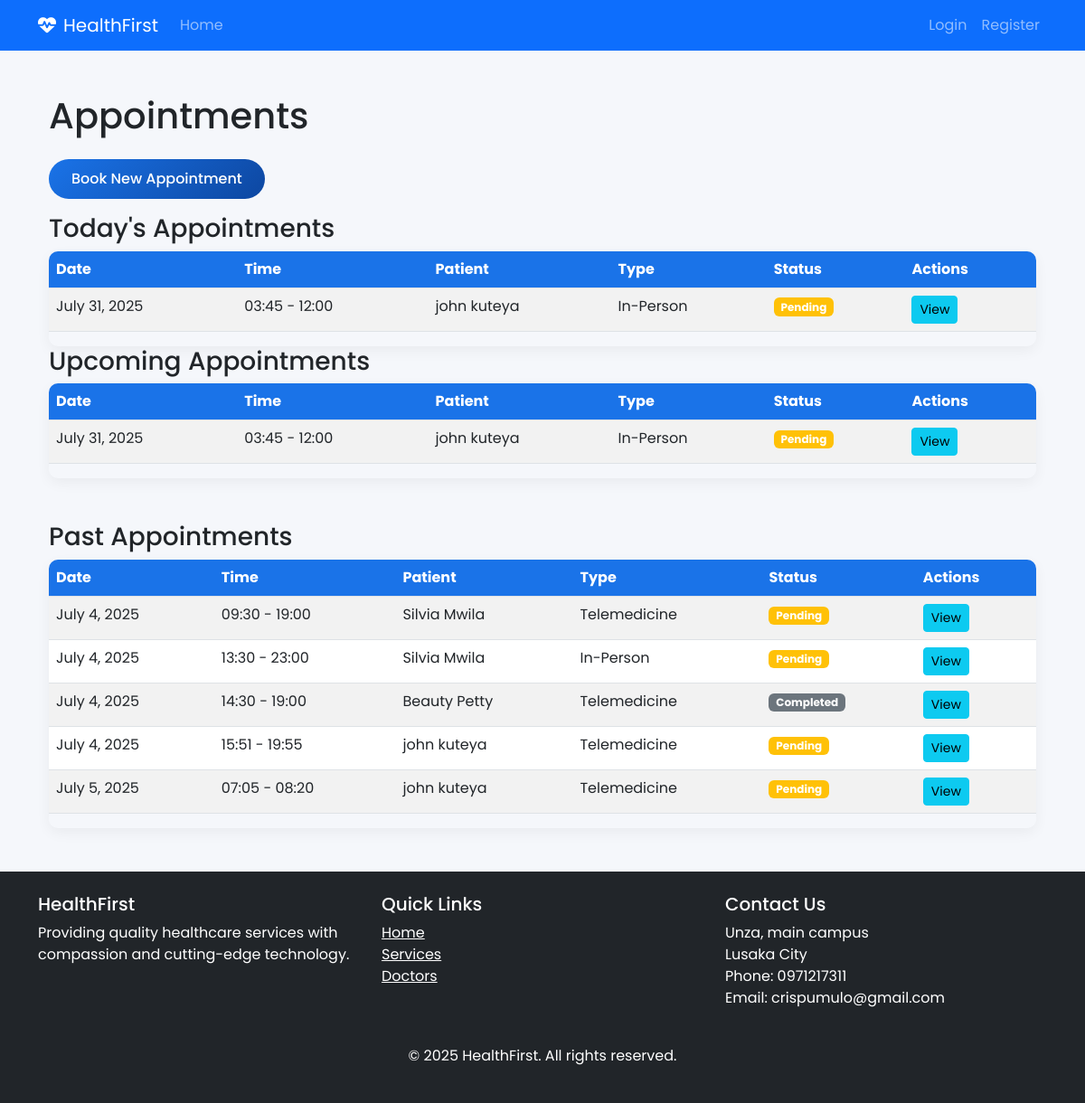
The app's page /appointments/ with its own data.
### appointments/models.py (models this page shows, shortened)
class Appointment(models.Model):
    STATUS_CHOICES = (
        ('pending', 'Pending'),
        ('confirmed', 'Confirmed'),
        ('completed', 'Completed'),
        ('cancelled', 'Cancelled'),
    )
    APPOINTMENT_TYPE_CHOICES = (
        ('in_person', 'In-Person'),
        ('telemedicine', 'Telemedicine'),
    )
    patient = models.ForeignKey(Patient, on_delete=models.CASCADE, related_name='appointments')
    doctor = models.ForeignKey(Doctor, on_delete=models.CASCADE, related_name='appointments')
    date = models.DateField()
    start_time = models.TimeField()
    end_time = models.TimeField()
    reason = models.TextField(blank=True, null=True)
    status = models.CharField(max_length=20, choices=STATUS_CHOICES, default='pending')
    appointment_type = models.CharField(max_length=20, choices=APPOINTMENT_TYPE_CHOICES, default='in_person')
    notes = models.TextField(blank=True, null=True)
    created_at = models.DateTimeField(auto_now_add=True)
    updated_at = models.DateTimeField(auto_now=True)
    class Meta:
        ordering = ['date', 'start_time']
        unique_together = ('doctor', 'date', 'start_time')

### patients/models.py (models this page shows, shortened)
class Patient(models.Model):
    GENDER_CHOICES = (
        ('M', 'Male'),
        ('F', 'Female'),
        ('O', 'Other'),
    )
    BLOOD_GROUP_CHOICES = (
        ('A+', 'A+'),
        ('A-', 'A-'),
        ('B+', 'B+'),
        ('B-', 'B-'),
        ('AB+', 'AB+'),
        ('AB-', 'AB-'),
        ('O+', 'O+'),
        ('O-', 'O-'),
    )
    user = models.OneToOneField(User, on_delete=models.CASCADE, related_name='patient_profile')
    date_of_birth = models.DateField(null=True, blank=True)
    gender = models.CharField(max_length=1, choices=GENDER_CHOICES, null=True, blank=True)
    blood_group = models.CharField(max_length=5, choices=BLOOD_GROUP_CHOICES, blank=True, null=True)
    height = models.CharField(max_length=10, blank=True, null=True)
    weight = models.DecimalField(max_digits=5, decimal_places=2, blank=True, null=True)
    allergies = models.TextField(blank=True, null=True)
    medical_history = models.TextField(blank=True, null=True)
    emergency_contact = models.CharField(max_length=100, blank=True, null=True)
    emergency_phone = models.CharField(max_length=20, blank=True, null=True)
    insurance_provider = models.CharField(max_length=100, blank=True, null=True)
    insurance_number = models.CharField(max_length=50, blank=True, null=True)
    created_at = models.DateTimeField(default=timezone.now)

### accounts/models.py (models this page shows, shortened)
class User(AbstractUser):
    USER_TYPE_CHOICES = (
        ('admin', 'Administrator'),
        ('doctor', 'Doctor'),
        ('staff', 'Staff'),
        ('patient', 'Patient'),
    )
    user_type = models.CharField(max_length=10, choices=USER_TYPE_CHOICES, default='staff')
    profile_picture = models.ImageField(upload_to='profile_pics/', blank=True, null=True)
    phone = models.CharField(max_length=20, blank=True, null=True)
    address = models.TextField(blank=True, null=True)

### appointments/views.py (the view)
# urls.py: path('', views.appointment_list, name='list'),
def appointment_list(request):
    today = today_date.today()
    todays_appointment = Appointment.objects.filter(date=today)
    if hasattr(request.user, 'patient_profile'):
        appointments = Appointment.objects.filter(
            patient=request.user.patient_profile
        ).order_by('date', 'start_time')
    elif hasattr(request.user, 'doctor_profile'):
        appointments = Appointment.objects.filter(
            doctor=request.user.doctor_profile
        ).order_by('date', 'start_time')
    else:
        appointments = Appointment.objects.all().order_by('date', 'start_time')
    context = {
        'today': todays_appointment,
        'upcoming': appointments.filter(date__gte=today),
        'past': appointments.filter(date__lt=today),
    }
    return render(request, 'appointments/list.html', context)

### appointments/templates/appointments/list.html
{% extends 'accounts/base.html' %}
{% block content %}
<div class="container">
    <h1 class="my-4">Appointments</h1>
    {% if request.user %}
        <a href="{% url 'appointments:create' %}" class="btn btn-primary mb-3">Book New Appointment</a>
    {% endif %}
    {% if today %}
        <h3>Today's Appointments</h3>
        <div class="table-responsive">
            <table class="table table-striped">
                <thead>
                    <tr>
                        <th>Date</th>
                        <th>Time</th>
                        <th>{% if request.user %}Patient{% else %}Doctor{% endif %}</th>
                        <th>Type</th>
                        <th>Status</th>
                        <th>Actions</th>
                    </tr>
                </thead>
                <tbody>
                    {% for appointment in today %}
                        <tr>
                            <td>{{ appointment.date }}</td>
                            <td>{{ appointment.start_time|time:"H:i" }} - {{ appointment.end_time|time:"H:i" }}</td>
                            <td>
                                {% if request.user %}
                                {{ appointment.patient.user.get_full_name }}
                                {% else %}
                                Dr. {{ appointment.doctor.user.last_name }}
                                {% endif %}
                            </td>
                            <td>{{ appointment.get_appointment_type_display }}</td>
                            <td>
                                <span class="badge
                                    {% if appointment.status == 'confirmed' %}bg-success
                                    {% elif appointment.status == 'completed' %}bg-secondary
                                    {% elif appointment.status == 'cancelled' %}bg-danger
                                    {% else %}bg-warning{% endif %}">
                                    {{ appointment.get_status_display }}
                                </span>
                            </td>
                            <td>
                                <a href="{% url 'appointments:detail' appointment.pk %}" class="btn btn-sm btn-info">View</a>
                            </td>
                        </tr>
                    {% endfor %}
                </tbody>
            </table>
        </div>
    {% else %}
        <div class="alert alert-info">No appointments today</div>
    {% endif %}
    {% if upcoming %}
        <h3>Upcoming Appointments</h3>
        <div class="table-responsive">
            <table class="table table-striped">
                <thead>
                    <tr>
                        <th>Date</th>
                        <th>Time</th>
                        <th>{% if request.user %}Patient{% else %}Doctor{% endif %}</th>
                        <th>Type</th>
                        <th>Status</th>
                        <th>Actions</th>
                    </tr>
                </thead>
                <tbody>
                    {% for appointment in upcoming %}
                        <tr>
                            <td>{{ appointment.date }}</td>
                            <td>{{ appointment.start_time|time:"H:i" }} - {{ appointment.end_time|time:"H:i" }}</td>
                            <td>
                                {% if request.user %}
                                {{ appointment.patient.user.get_full_name }}
                                {% else %}
                                Dr. {{ appointment.doctor.user.last_name }}
                                {% endif %}
                            </td>
                            <td>{{ appointment.get_appointment_type_display }}</td>
                            <td>
                                <span class="badge
                                    {% if appointment.status == 'confirmed' %}bg-success
                                    {% elif appointment.status == 'completed' %}bg-secondary
                                    {% elif appointment.status == 'cancelled' %}bg-danger
                                    {% else %}bg-warning{% endif %}">
                                    {{ appointment.get_status_display }}
                                </span>
                            </td>
                            <td>
                                <a href="{% url 'appointments:detail' appointment.pk %}" class="btn btn-sm btn-info">View</a>
                            </td>
                        </tr>
                    {% endfor %}
                </tbody>
            </table>
        </div>
    {% else %}
        <div class="alert alert-info">No upcoming appointments</div>
    {% endif %}
    {% if past %}
        <h3 class="mt-5">Past Appointments</h3>
        <div class="table-responsive">
            <table class="table table-striped">
                <thead>
                    <tr>
                        <th>Date</th>
                        <th>Time</th>
                        <th>{% if request.user %}Patient{% else %}Doctor{% endif %}</th>
                        <th>Type</th>
                        <th>Status</th>
                        <th>Actions</th>
                    </tr>
                </thead>
                <tbody>
                    {% for appointment in past %}
                        <tr>
                            <td>{{ appointment.date }}</td>
                            <td>{{ appointment.start_time|time:"H:i" }} - {{ appointment.end_time|time:"H:i" }}</td>
                            <td>
                                {% if request.user %}
                                {{ appointment.patient.user.get_full_name }}
                                {% else %}
                                Dr. {{ appointment.doctor.user.last_name }}
                                {% endif %}
                            </td>
                            <td>{{ appointment.get_appointment_type_display }}</td>
                            <td>
                                <span class="badge
                                    {% if appointment.status == 'confirmed' %}bg-success
                                    {% elif appointment.status == 'completed' %}bg-secondary
                                    {% elif appointment.status == 'cancelled' %}bg-danger
                                    {% else %}bg-warning{% endif %}">
                                    {{ appointment.get_status_display }}
                                </span>
                            </td>
                            <td>
                                <a href="{% url 'appointments:detail' appointment.pk %}" class="btn btn-sm btn-info">View</a>
                            </td>
                        </tr>
                    {% endfor %}
                </tbody>
            </table>
        </div>
    {% else %}
        <div class="alert alert-info">No past appointments</div>
    {% endif %}
</div>
{% endblock %}

### accounts/static/css/style.css (style rules this page uses)
:root { --primary: #1a73e8; --primary-dark: #0d47a1; --secondary: #00c853; --light: #f8f9fa; --dark: #212529; --gray: #6c757d; --light-gray: #e9ecef; --danger: #ff5252; --warning: #ffc107; }
body { font-family: 'Poppins', sans-serif; background-color: #f5f7fb; color: var(--dark); }
.table-responsive { border-radius: 10px; overflow: hidden; box-shadow: 0 5px 15px rgba(0,0,0,0.05); }
.table th { background-color: var(--primary); color: white; }
.btn-primary { background: linear-gradient(135deg, var(--primary), var(--primary-dark)); border: none; padding: 10px 25px; border-radius: 30px; font-weight: 500; transition: all 0.3s ease; }

### records on screen
Appointment: date "July 31, 2025", start_time "03:45", end_time "12:00", patient.user.get_full_name "john kuteya", appointment_type "In-Person", status "Pending"
Appointment: date "July 4, 2025", start_time "09:30", end_time "19:00", patient.user.get_full_name "Silvia Mwila", appointment_type "Telemedicine", status "Pending"
Appointment: date "July 4, 2025", start_time "13:30", end_time "23:00", patient.user.get_full_name "Silvia Mwila", appointment_type "In-Person", status "Pending"
Appointment: date "July 4, 2025", start_time "14:30", end_time "19:00", patient.user.get_full_name "Beauty Petty", appointment_type "Telemedicine", status "Completed"
Appointment: date "July 4, 2025", start_time "15:51", end_time "19:55", patient.user.get_full_name "john kuteya", appointment_type "Telemedicine", status "Pending"
Appointment: date "July 5, 2025", start_time "07:05", end_time "08:20", patient.user.get_full_name "john kuteya", appointment_type "Telemedicine", status "Pending"
